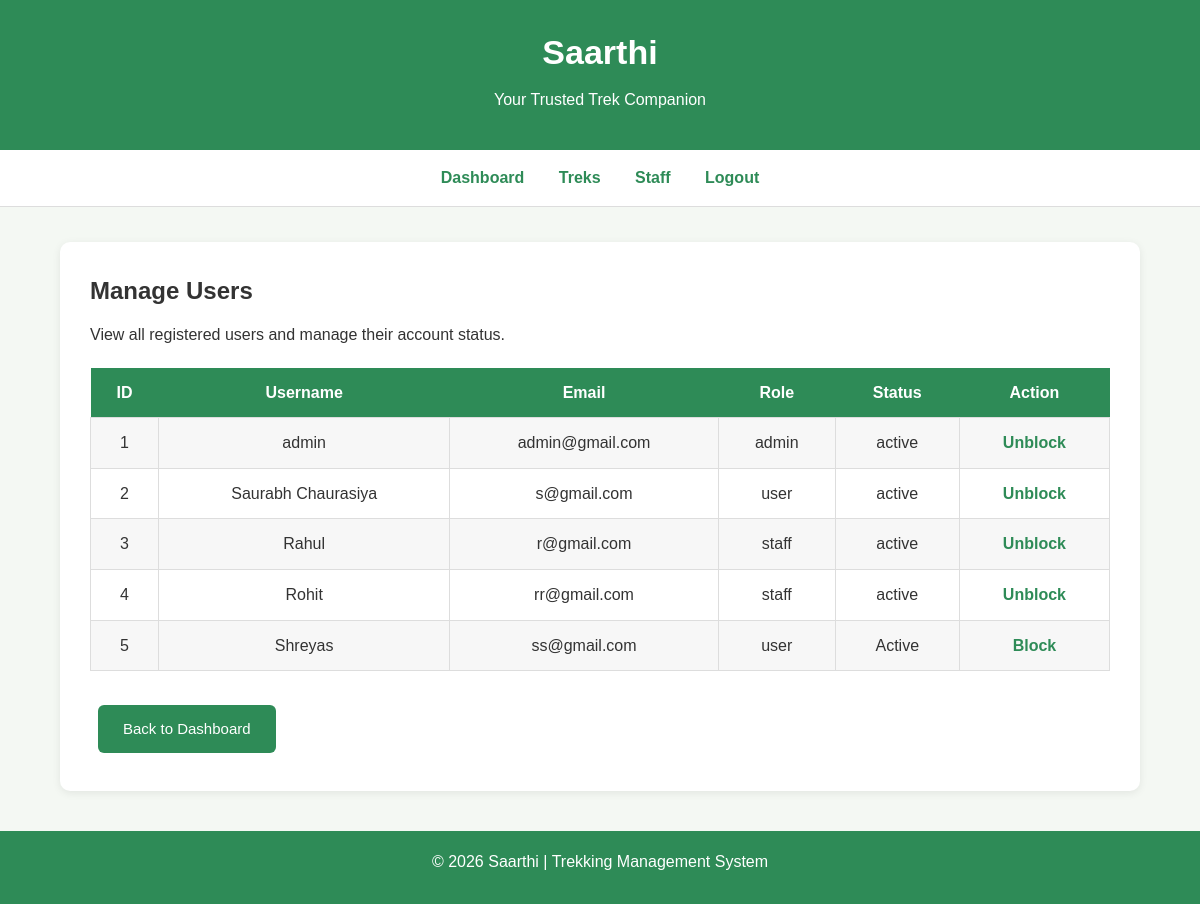
Page /users (signed in) on the earlier database version.
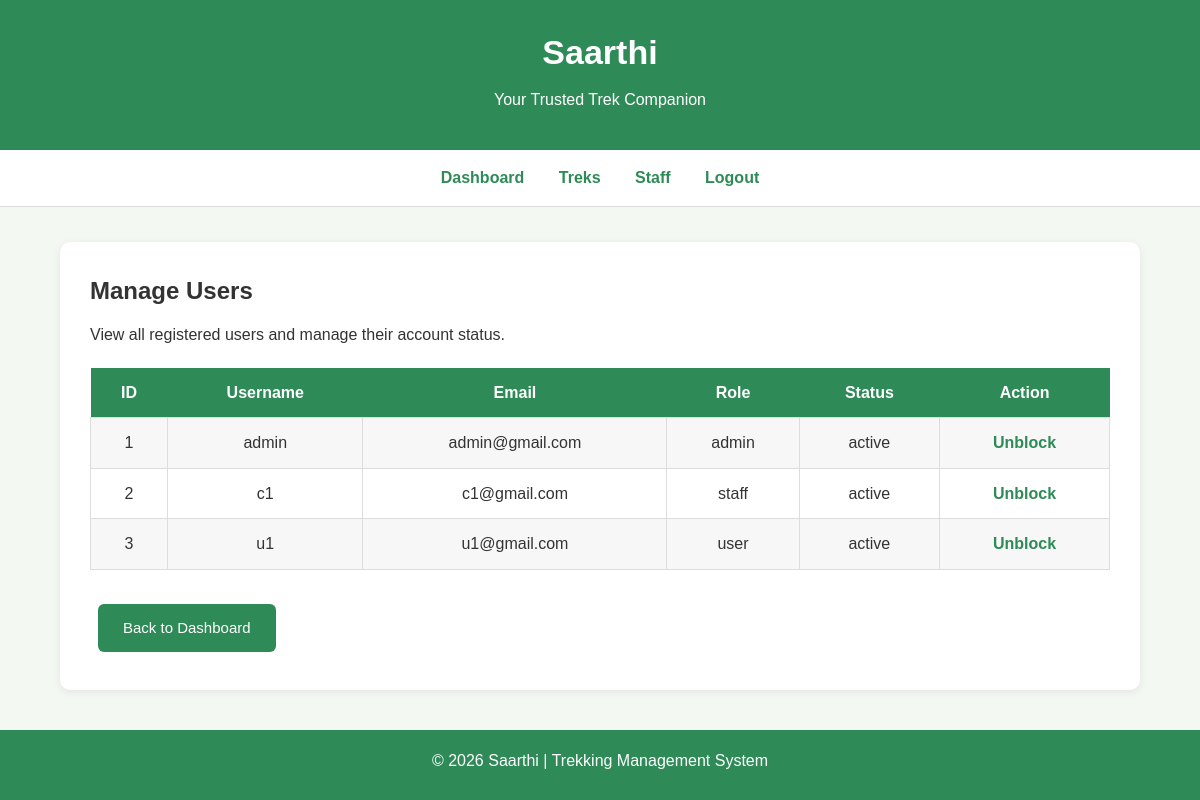
Same page on the later database version.
### app.py (models this page shows)
class User(db.Model):
    id = db.Column(db.Integer, primary_key=True)
    username = db.Column(db.String(50), unique=True, nullable=False)
    email = db.Column(db.String(120), unique=True, nullable=False)
    password = db.Column(db.String(60), nullable=False)
    role = db.Column(db.String(20), nullable = False)
    status = db.Column(db.String(20), default="active")

### app.py (the view)
@app.route("/users")
def manage_users():
    if "user_id" not in session:
        return redirect("/login")
    if session.get("role") != "admin":
        return "Access Denied"
    users = User.query.all()
    return render_template('Admin/manage_users.html', users=users)

### templates/Admin/manage_users.html (shortened to what this page needs)
<!doctype html>
<html lang="en">
  <head>
    <link
      rel="stylesheet"
      href="{{ url_for('static', filename='css/style.css') }}"
    />
  </head>
  <body>
    <header>
      <h1>Saarthi</h1>
      <p>Your Trusted Trek Companion</p>
    </header>
    <nav>
      <a href="/admin_dashboard">Dashboard</a>
      <a href="/treks">Treks</a>
      <a href="/staff">Staff</a>
      <a href="/logout">Logout</a>
    </nav>
    <div class="container">
      <div class="card">
        <h2>Manage Users</h2>
        <p>View all registered users and manage their account status.</p>
        <table>
          <tr>
            <th>ID</th>
            <th>Username</th>
            <th>Email</th>
            <th>Role</th>
            <th>Status</th>
            <th>Action</th>
          </tr>
          {% for user in users %}
          <tr>
            <td>{{ user.id }}</td>
            <td>{{ user.username }}</td>
            <td>{{ user.email }}</td>
            <td>{{ user.role }}</td>
            <td>{{ user.status }}</td>
            <td>
              {% if user.status == "Active" %}
              <a href="/block_user/{{ user.id }}">Block</a>
              {% else %}
              <a href="/unblock_user/{{ user.id }}">Unblock</a>
              {% endif %}
            </td>
          </tr>
          {% endfor %}
        </table>
        <br />
        <a href="/admin_dashboard" class="btn"> Back to Dashboard </a>
      </div>
    </div>
    <footer>
      <p>© 2026 Saarthi | Trekking Management System</p>
    </footer>
  </body>
</html>

### static/css/style.css (style rules this page uses)
* { margin:0; padding:0; box-sizing:border-box; }
body { font-family:Arial, Helvetica, sans-serif; background:#f4f8f3; color:#333; line-height:1.6; }
header { background:#2e8b57; color:white; text-align:center; padding:25px; }
header h1 { font-size:34px; margin-bottom:8px; }
header p { font-size:16px; }
nav { background:white; text-align:center; padding:15px; border-bottom:1px solid #dddddd; }
nav a { color:#2e8b57; text-decoration:none; margin:0 15px; font-weight:bold; }
.container { width:90%; max-width:1100px; margin:35px auto; }
.card { background:white; padding:30px; border-radius:10px; box-shadow:0 2px 8px rgba(0,0,0,0.08); margin-bottom:30px; }
.btn { display:inline-block; background:#2e8b57; color:white; text-decoration:none; padding:12px 25px; border-radius:6px; margin:8px; border:none; cursor:pointer; font-size:15px; }
table { width:100%; border-collapse:collapse; background:white; margin-top:20px; }
table th { background:#2e8b57; color:white; padding:12px; }
table td { padding:12px; border:1px solid #dddddd; text-align:center; }
table tr:nth-child(even) { background:#f7f7f7; }
table a { color:#2e8b57; text-decoration:none; font-weight:bold; }
h1 { margin-bottom:15px; }
h2 { margin-bottom:12px; }
p { margin-bottom:12px; }
a { color:#2e8b57; }
footer { margin-top:40px; background:#2e8b57; color:white; text-align:center; padding:18px; }

Differences in the rows shown:
removed User: id "4", username "Rohit", email "rr@gmail.com", role "staff", status "active"
removed User: id "5", username "Shreyas", email "ss@gmail.com", role "user", status "Active"
changed User id 2: username "Saurabh Chaurasiya" → "c1"; email "s@gmail.com" → "c1@gmail.com"; role "user" → "staff"
changed User id 3: username "Rahul" → "u1"; email "r@gmail.com" → "u1@gmail.com"; role "staff" → "user"
